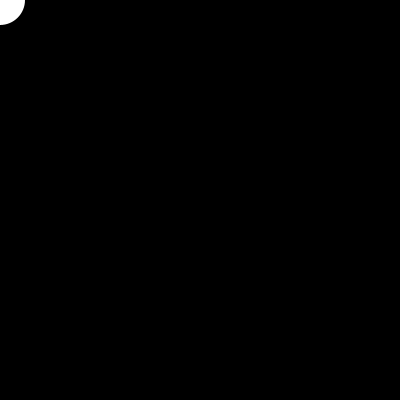
Frame 1 (no input)
Frame 60 (the mouse pressed at the canvas centre just before this capture): identical to frame 1, image omitted
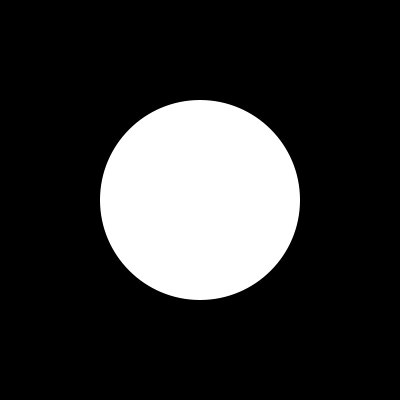
Frame 120 (the mouse held since frame 60 and released just before this capture)

The Processing sketch that drew these frames (run headless with seeded random() and noise(); from frame 60 on, the mouse is pressed at the canvas centre):

// Processing sketch: interaction_002_mousePosition
// ── interaction_002_mousePosition.pde
void setup() {
  size(400,400);  //画面サイズを決める 
  fill(255, 255, 255);  //図形の塗りを決める
  noStroke();  //図形の外周線を描かない
}

void draw() {
  background(0, 0, 0);  //背景を描画
  
  //マウスに追従しつつ、マウスが押されたら円を大きくする場合
  if(mousePressed) {
    ellipse(mouseX, mouseY, 200, 200);
  } else {
    ellipse(mouseX, mouseY, 50, 50);  //マウスのx, y座標に縦横50の円を絵描く
  }  
}
